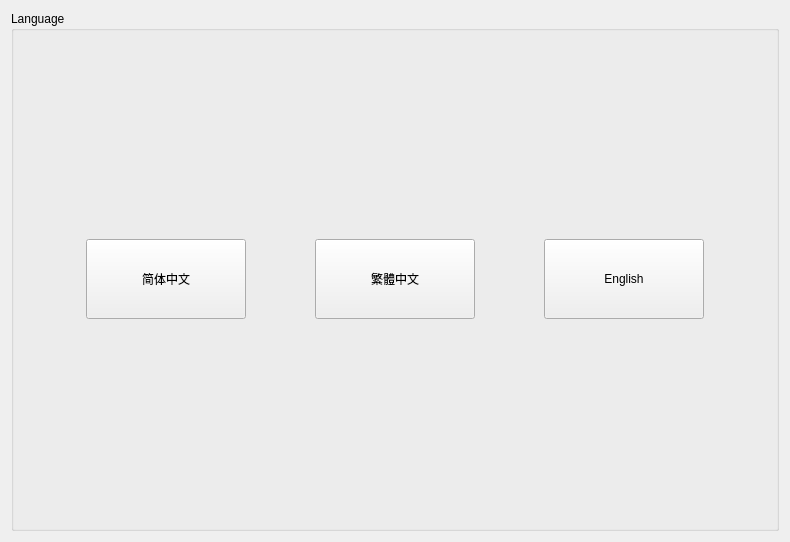
          <widget class="QWidget" name="page_6">
           <layout class="QGridLayout" name="gridLayout_15">
            <item row="0" column="1">
             <widget class="QGroupBox" name="groupBox_5">
              <property name="minimumSize">
               <size>
                <width>0</width>
                <height>520</height>
               </size>
              </property>
              <property name="title">
               <string>Language</string>
              </property>
              <property name="checkable">
               <bool>false</bool>
              </property>
              <layout class="QHBoxLayout" name="horizontalLayout_2">
               <item>
                <spacer name="horizontalSpacer_9">
                 <property name="orientation">
                  <enum>Qt::Horizontal</enum>
                 </property>
                 <property name="sizeHint" stdset="0">
                  <size>
                   <width>63</width>
                   <height>20</height>
                  </size>
                 </property>
                </spacer>
               </item>
               <item>
                <widget class="QPushButton" name="pushButton_29">
                 <property name="minimumSize">
                  <size>
                   <width>160</width>
                   <height>80</height>
                  </size>
                 </property>
                 <property name="text">
                  <string>简体中文</string>
                 </property>
                </widget>
               </item>
               <item>
                <spacer name="horizontalSpacer_11">
                 <property name="orientation">
                  <enum>Qt::Horizontal</enum>
                 </property>
                 <property name="sizeHint" stdset="0">
                  <size>
                   <width>63</width>
                   <height>20</height>
                  </size>
                 </property>
                </spacer>
               </item>
               <item>
                <widget class="QPushButton" name="pushButton_30">
                 <property name="minimumSize">
                  <size>
                   <width>160</width>
                   <height>80</height>
                  </size>
                 </property>
                 <property name="text">
                  <string>繁體中文</string>
                 </property>
                </widget>
               </item>
               <item>
                <spacer name="horizontalSpacer_12">
                 <property name="orientation">
                  <enum>Qt::Horizontal</enum>
                 </property>
                 <property name="sizeHint" stdset="0">
                  <size>
                   <width>63</width>
                   <height>20</height>
                  </size>
                 </property>
                </spacer>
               </item>
               <item>
                <widget class="QPushButton" name="pushButton_31">
                 <property name="minimumSize">
                  <size>
                   <width>160</width>
                   <height>80</height>
                  </size>
                 </property>
                 <property name="text">
                  <string>English</string>
                 </property>
                </widget>
               </item>
               <item>
                <spacer name="horizontalSpacer_10">
                 <property name="orientation">
                  <enum>Qt::Horizontal</enum>
                 </property>
                 <property name="sizeHint" stdset="0">
                  <size>
                   <width>63</width>
                   <height>20</height>
                  </size>
                 </property>
                </spacer>
               </item>
              </layout>
             </widget>
            </item>
           </layout>
          </widget>
